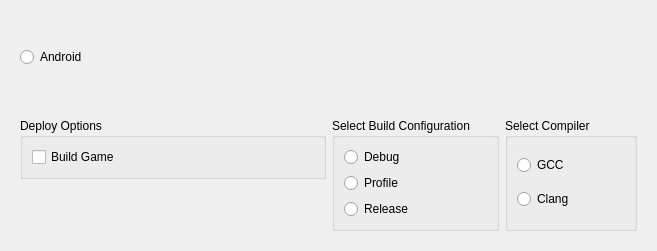
<?xml version="1.0" encoding="UTF-8"?>
<ui version="4.0">
 <class>ConfigureProjectPanel</class>
 <widget class="QWidget" name="ConfigureProjectPanel">
  <property name="geometry">
   <rect>
    <x>0</x>
    <y>0</y>
    <width>657</width>
    <height>251</height>
   </rect>
  </property>
  <property name="windowTitle">
   <string>Form</string>
  </property>
  <layout class="QVBoxLayout" name="verticalLayout_3">
   <item>
    <widget class="QWidget" name="widget" native="true">
     <layout class="QVBoxLayout" name="verticalLayout_8">
      <item>
       <widget class="QRadioButton" name="androidButton">
        <property name="text">
         <string>Android</string>
        </property>
       </widget>
      </item>
     </layout>
    </widget>
   </item>
   <item>
    <widget class="QWidget" name="widget_2" native="true">
     <layout class="QHBoxLayout" name="horizontalLayout">
      <item alignment="Qt::AlignTop">
       <widget class="QGroupBox" name="groupBox_3">
        <property name="sizePolicy">
         <sizepolicy hsizetype="Minimum" vsizetype="Preferred">
          <horstretch>0</horstretch>
          <verstretch>0</verstretch>
         </sizepolicy>
        </property>
        <property name="title">
         <string>Deploy Options</string>
        </property>
        <layout class="QVBoxLayout" name="verticalLayout_2">
         <item>
          <widget class="QCheckBox" name="manualBuildButton">
           <property name="text">
            <string>Build Game</string>
           </property>
          </widget>
         </item>
        </layout>
       </widget>
      </item>
      <item>
       <widget class="QWidget" name="manualBuildFrame">
        <property name="enabled">
         <bool>true</bool>
        </property>
        <property name="styleSheet">
         <string notr="true"/>
        </property>
        <layout class="QHBoxLayout" name="horizontalLayout_3">
         <property name="spacing">
          <number>6</number>
         </property>
         <property name="leftMargin">
          <number>0</number>
         </property>
         <property name="topMargin">
          <number>0</number>
         </property>
         <property name="rightMargin">
          <number>0</number>
         </property>
         <property name="bottomMargin">
          <number>0</number>
         </property>
         <item>
          <widget class="QGroupBox" name="groupBox_6">
           <property name="styleSheet">
            <string notr="true"/>
           </property>
           <property name="title">
            <string>Select Build Configuration</string>
           </property>
           <layout class="QVBoxLayout" name="verticalLayout_5">
            <item>
             <widget class="QRadioButton" name="debugButton">
              <property name="text">
               <string>Debug</string>
              </property>
             </widget>
            </item>
            <item>
             <widget class="QRadioButton" name="profileButton">
              <property name="text">
               <string>Profile</string>
              </property>
             </widget>
            </item>
            <item>
             <widget class="QRadioButton" name="releaseButton">
              <property name="text">
               <string>Release</string>
              </property>
             </widget>
            </item>
           </layout>
          </widget>
         </item>
         <item>
          <widget class="QGroupBox" name="groupBox_5">
           <property name="title">
            <string>Select Compiler</string>
           </property>
           <layout class="QVBoxLayout" name="verticalLayout_4">
            <item>
             <widget class="QRadioButton" name="gccButton">
              <property name="text">
               <string>GCC</string>
              </property>
             </widget>
            </item>
            <item>
             <widget class="QRadioButton" name="clangButton">
              <property name="text">
               <string>Clang</string>
              </property>
             </widget>
            </item>
           </layout>
          </widget>
         </item>
        </layout>
       </widget>
      </item>
     </layout>
     <zorder>groupBox_3</zorder>
     <zorder>manualBuildFrame</zorder>
     <!--<zorder>groupBox_4</zorder>
     <zorder>localFileFrame</zorder>-->
    </widget>
   </item>
  </layout>
 </widget>
 <resources/>
 <connections/>
</ui>
